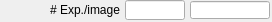
    <widget class="caFrame" name="caFrame_9">
     <property name="geometry">
      <rect>
       <x>55</x>
       <y>130</y>
       <width>272</width>
       <height>22</height>
      </rect>
     </property>
     <widget class="caLabel" name="caLabel_7">
      <property name="geometry">
       <rect>
        <x>0</x>
        <y>0</y>
        <width>120</width>
        <height>20</height>
       </rect>
      </property>
      <property name="frameShape">
       <enum>QFrame::NoFrame</enum>
      </property>
      <property name="text">
       <string># Exp./image</string>
      </property>
      <property name="alignment">
       <set>Qt::AlignAbsolute|Qt::AlignRight|Qt::AlignTrailing|Qt::AlignVCenter</set>
      </property>
      <property name="fontScaleMode">
       <enum>ESimpleLabel::Height</enum>
      </property>
      <property name="foreground">
       <color>
        <red>0</red>
        <green>0</green>
        <blue>0</blue>
       </color>
      </property>
      <property name="background">
       <color alpha="0">
        <red>0</red>
        <green>0</green>
        <blue>0</blue>
       </color>
      </property>
     </widget>
     <widget class="caTextEntry" name="caTextEntry_4">
      <property name="geometry">
       <rect>
        <x>125</x>
        <y>0</y>
        <width>60</width>
        <height>20</height>
       </rect>
      </property>
      <property name="channel" stdset="0">
       <string>$(P)$(R)NumExposures</string>
      </property>
      <property name="foreground">
       <color>
        <red>0</red>
        <green>0</green>
        <blue>0</blue>
       </color>
      </property>
      <property name="background">
       <color>
        <red>115</red>
        <green>223</green>
        <blue>255</blue>
       </color>
      </property>
      <property name="colorMode">
       <enum>caLineEdit::Static</enum>
      </property>
      <property name="precisionMode">
       <enum>caLineEdit::Channel</enum>
      </property>
      <property name="limitsMode">
       <enum>caLineEdit::Channel</enum>
      </property>
      <property name="maxValue">
       <double>1.000000000000000</double>
      </property>
      <property name="minValue">
       <double>0.000000000000000</double>
      </property>
      <property name="fontScaleMode" stdset="0">
       <enum>caLineEdit::Height</enum>
      </property>
      <property name="formatType">
       <enum>caLineEdit::decimal</enum>
      </property>
     </widget>
     <widget class="caLineEdit" name="caLineEdit_4">
      <property name="geometry">
       <rect>
        <x>190</x>
        <y>1</y>
        <width>80</width>
        <height>18</height>
       </rect>
      </property>
      <property name="alignment">
       <set>Qt::AlignAbsolute|Qt::AlignLeading|Qt::AlignLeft|Qt::AlignVCenter</set>
      </property>
      <property name="channel" stdset="0">
       <string>$(P)$(R)NumExposures_RBV</string>
      </property>
      <property name="foreground">
       <color>
        <red>10</red>
        <green>0</green>
        <blue>184</blue>
       </color>
      </property>
      <property name="background">
       <color>
        <red>187</red>
        <green>187</green>
        <blue>187</blue>
       </color>
      </property>
      <property name="colorMode">
       <enum>caLineEdit::Static</enum>
      </property>
      <property name="precisionMode">
       <enum>caLineEdit::Channel</enum>
      </property>
      <property name="limitsMode">
       <enum>caLineEdit::Channel</enum>
      </property>
      <property name="maxValue">
       <double>1.000000000000000</double>
      </property>
      <property name="minValue">
       <double>0.000000000000000</double>
      </property>
      <property name="fontScaleMode" stdset="0">
       <enum>caLineEdit::Height</enum>
      </property>
      <property name="formatType">
       <enum>caLineEdit::decimal</enum>
      </property>
     </widget>
    </widget>
